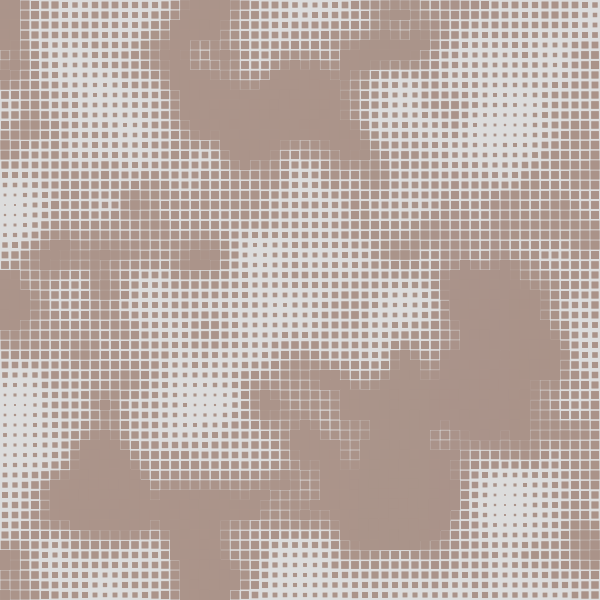
Frame 1 (no input)
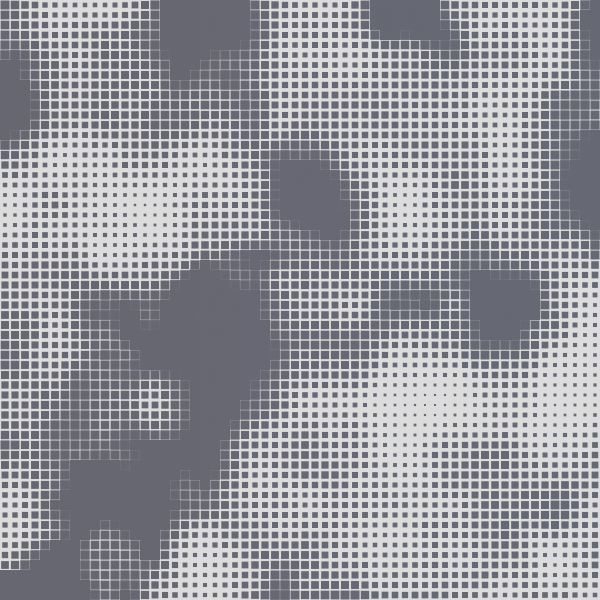
Frame 60 (no input)
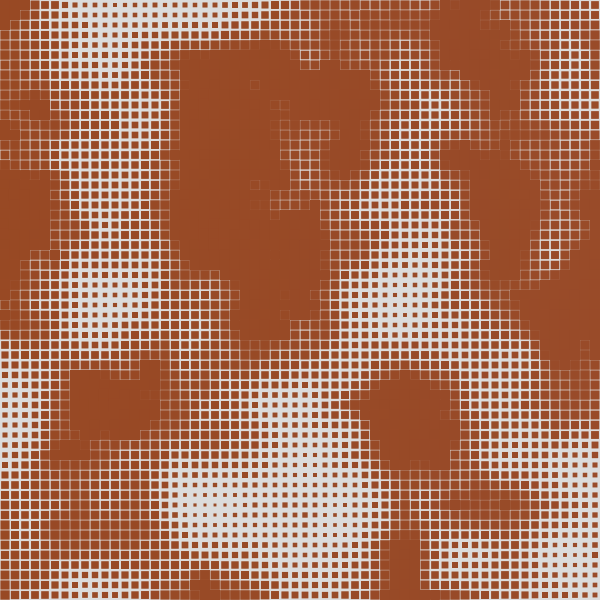
Frame 120 (the mouse pressed at the canvas centre since frame 60)

The p5.js sketch that drew these frames (run headless with seeded random() and noise() and a simulated clock; from frame 60 on, the mouse is pressed at the canvas centre):

// p5.js sketch
// ── sketch.js
let sizes = [];
let cols;
let rows;
let size = 10;
let xOff = 0;
let yOff = 0;
let zOff = 0
let inc = 0.1;

function setup() {
  createCanvas(600, 600);
  rectMode(CENTER);

  cols = width / size;
  rows = height / size;
}

function draw() {
  background(220);
  xOff = 0;

  for (let i = 0; i < cols; i++) {
    sizes[i] = [];
    yOff = 0;
    for (let j = 0; j < rows; j++) {
      sizes[i][j] = map(noise(xOff, yOff, zOff), 0, 1, 0, size * 1.7);
      yOff += inc;
      let r = noise(zOff)* 255
      let g = noise(zOff + 15) * 255
      let b = noise(zOff + 30) * 255
      fill(r, g, b);
      noStroke();
      rect(size / 2 + i * size, size / 2 + j * size, sizes[i][j], sizes[i][j]);
    }
    xOff += inc;
    zOff += 0.0003
  }

  for (let i = 0; i < cols; i++) {
    for (let j = 0; j < rows; j++) {}
  }
}

function windowResized() {
  resizeCanvas(600, 600);
}

// ── styles.css
body {
  margin: 0;
  padding: 0;
  box-sizing: border-box;
  background-color: black;
  height: 100vh;
  overflow: hidden;
  position: relative;
  text-align: center;
}

canvas {
  background-color: black;
  border: white solid 1px;
  position: absolute;
  left: 50%;
  top: 50%;
  transform: translate(-50%, -50%);
}
.text {
  color: white;
  text-align: center;
  position: absolute;
  top: 20%;
  left: 50%;
  transform: translate(-50%, -50%);
}
